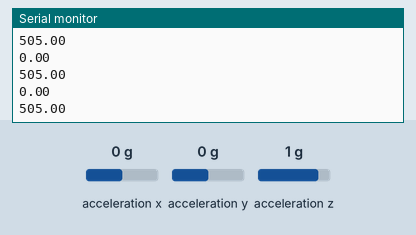
Recording of a sketch running on a simulated Arduino Uno, built with avr-gcc and run on an emulated ATmega328P. Shown: the last lines printed to the serial monitor. Wiring (inferred from the names in the program): MPU-6050 motion sensor at I2C address 0x68. The inputs (shaded band) are chosen by the test bench; at power-on: acceleration x 0 g, acceleration y 0 g, acceleration z 1 g. No radio packets arrive unless stated.

Above: at 1.2 s.
1.3 s: acceleration x set to -1.4 g
At 2.1 s:
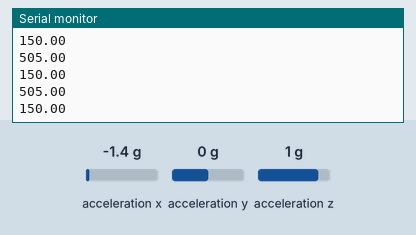
2.8 s: acceleration y set to -1.4 g
At 3.8 s:
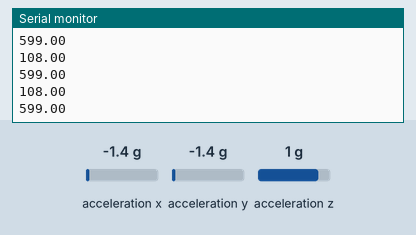
4.3 s: acceleration z set to -1.4 g
At 5.4 s:
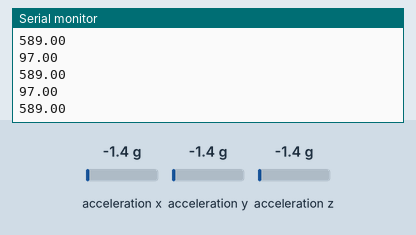
Timing chart, 0 to 7.3 s (numbered marks = the images above; inputs shaded):
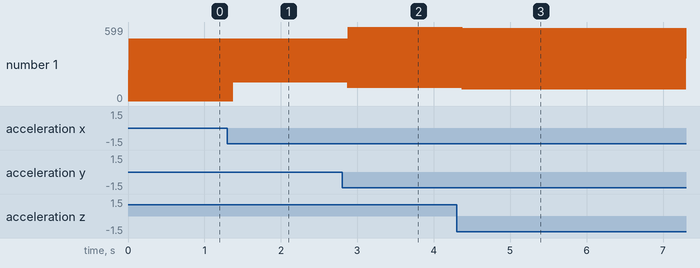

The sketch:

handArduino.ino
```cpp
#include <SPI.h>
#include <nRF24L01.h>
#include <RF24.h>
#include <Wire.h>
#define echoPin 9 // attach pin D2 Arduino to pin Echo of HC-SR04
#define trigPin 4 //attach pin D3 Arduino to pin Trig of HC-SR04
#define MAX_LEFT_POT 720
#define MAX_RIGHT_POT 290
#define MAX_PWM 250

RF24 radio(7, 8); // CE, CSN
//void calculate_IMU_error();
const byte address[6] = "00001";
struct Data_Package {
  int backward;
  float roll=485;
  float pitch=0.0;

};

Data_Package data; //Create a variable with the above structure
float AccX, AccY, AccZ;
float accAngleX, accAngleY;
float AccErrorX, AccErrorY;
float roll;
float pitch;
const int MPU = 0x68; // MPU6050 I2C address
int c = 0;
float ref=0.0;
long duration; // variable for the duration of sound wave travel

int distance; // variable for the distance measurement
void setup() {
  Serial.begin(9600);
    radio.begin();
    radio.openWritingPipe(address);
    radio.setPALevel(RF24_PA_MIN);
    radio.stopListening();

  // FOR ACC

  Wire.begin();                      // Initialize comunication
  Wire.beginTransmission(MPU);       // Start communication with MPU6050 // MPU=0x68
  Wire.write(0x6B);                  // Talk to the register 6B
  Wire.write(0x00);                  // Make reset - place a 0 into the 6B register
  Wire.endTransmission(true);        //end the transmission

  // END FOR ACC

 pinMode(trigPin, OUTPUT); // Sets the trigPin as an OUTPUT
  pinMode(echoPin, INPUT); // Sets the echoPin as an INPUT

}

void loop() {


// ACC
 // === Read acceleromter data === //
  Wire.beginTransmission(MPU);
  Wire.write(0x3B); // Start with register 0x3B (ACCEL_XOUT_H)
  Wire.endTransmission(false);
  Wire.requestFrom(MPU, 6, true); // Read 6 registers total, each axis value is stored in 2 registers
  //For a range of +-2g, we need to divide the raw values by 16384, according to the datasheet
  AccX = (Wire.read() << 8 | Wire.read()) / 16384.0; // X-axis value
  AccY = (Wire.read() << 8 | Wire.read()) / 16384.0; // Y-axis value
  AccZ = (Wire.read() << 8 | Wire.read()) / 16384.0; // Z-axis value
  // Calculating Roll and Pitch from the accelerometer data
  accAngleX = (atan(AccY / sqrt(pow(AccX, 2) + pow(AccZ, 2))) * 180 / PI)-AccErrorX; // We will consider the errors to be zero(as default) for now
  accAngleY = (atan(-1 * AccX / sqrt(pow(AccY, 2) + pow(AccZ, 2))) * 180 / PI) -AccErrorY;
  data.roll =  accAngleX;
  data.pitch =  accAngleY;

  if(data.pitch<0){
    data.pitch = -1 * data.pitch;
    data.backward=1;
  }else{
    data.backward=0;
  }
  data.pitch =   map(data.pitch,0,90,0,MAX_PWM);
  data.roll = map(data.roll,-90,90,MAX_LEFT_POT,MAX_RIGHT_POT);


radio.write(&data, sizeof(Data_Package));

Serial.println(data.pitch);
Serial.println(data.roll);


// END ACC


  }

  void calculate_IMU_error() {
  // We can call this funtion in the setup section to calculate the accelerometer and gyro data error. From here we will get the error values used in the above equations printed on the Serial Monitor.
  // Note that we should place the IMU flat in order to get the proper values, so that we then can the correct values
  // Read accelerometer values 200 times
  while (c < 200) {
    Wire.beginTransmission(MPU);
    Wire.write(0x3B);
    Wire.endTransmission(false);
    Wire.requestFrom(MPU, 6, true);
    AccX = (Wire.read() << 8 | Wire.read()) / 16384.0 ;
    AccY = (Wire.read() << 8 | Wire.read()) / 16384.0 ;
    AccZ = (Wire.read() << 8 | Wire.read()) / 16384.0 ;
    // Sum all readings
    AccErrorX = AccErrorX + ((atan((AccY) / sqrt(pow((AccX), 2) + pow((AccZ), 2))) * 180 / PI));
    AccErrorY = AccErrorY + ((atan(-1 * (AccX) / sqrt(pow((AccY), 2) + pow((AccZ), 2))) * 180 / PI));
    c++;
  }
  //Divide the sum by 200 to get the error value
  AccErrorX = AccErrorX / 200;
  AccErrorY = AccErrorY / 200;
  c = 0;


}
```

Measured:
- after the input at 1.3 s, the serial monitor: prints a new line after 0.08 s (image 1)
- after the input at 2.8 s, the serial monitor: prints a new line after 0.08 s (image 2)
- after the input at 4.3 s, the serial monitor: prints a new line after 0.07 s (image 3)
- plotted number 1: 505 → 150 after the input at 1.3 s, 150 → 599 after the input at 2.8 s, 599 → 97 after the input at 4.3 s
